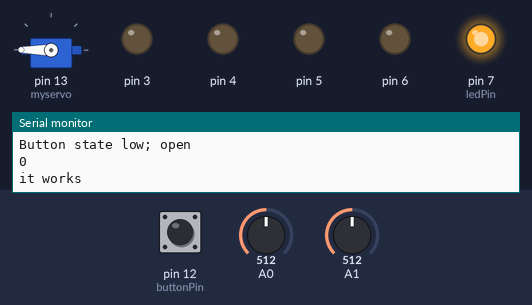
This sketch was run on a simulated Arduino Uno, built with avr-gcc and run on an emulated ATmega328P. On the bench: servo, output pins drawn as LEDs (lit = HIGH), the last lines printed to the serial monitor. Dashed ring = blinking. The inputs (shaded band) are chosen by the test bench; at power-on: pin 12 (buttonPin) HIGH, A0 = 512, A1 = 512. Random numbers use the default seed unless the sketch sets one.

Above: at 1.2 s.
1.3 s: pin 12 (buttonPin) pulled LOW for 0.85 s
At 2.04 s:
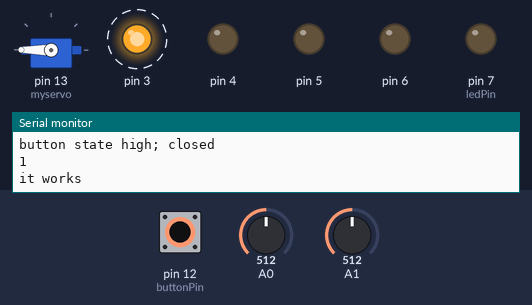
At 3.27 s:
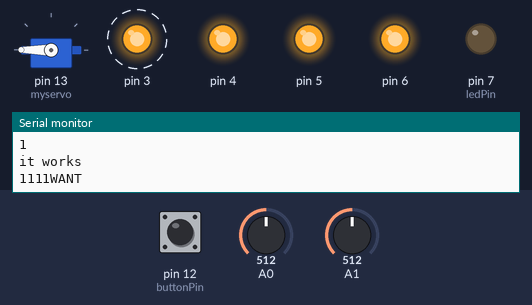
4.7 s: pin 12 (buttonPin) pulled LOW for 3.2 s
At 7.5 s:
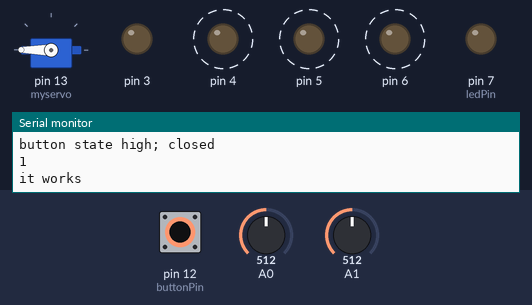
Timing chart, 0 to 11.0 s (numbered marks = the images above; inputs shaded):
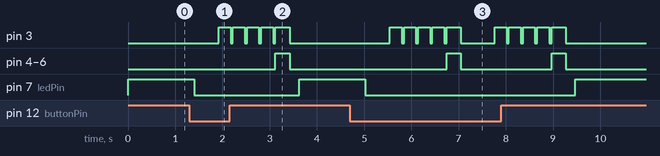

The sketch:

LightsJoyStick.ino
```cpp
#include <Servo.h>

Servo myservo;  // create servo object to control a servo
                // a maximum of eight servo objects can be created

int got[4];
int pos = 0;
int want[4];
int unlock = false;
boolean closed = false; // true = closed door; false = open door;
const int buttonPin = 12;     // the number of the pushbutton pin
const int ledPin =  7;      // the number of the LED pin
int buttonState = 0;


void setup() {
  // put your setup code here, to run once:
  // initialize the LED pin as an output:
  pinMode(ledPin, OUTPUT);
  // initialize the pushbutton pin as an input:
  pinMode(buttonPin, INPUT);

  Serial.begin(9600);
  pinMode(3, OUTPUT);
  pinMode(4, OUTPUT);
  pinMode(5, OUTPUT);
  pinMode(6, OUTPUT);

  randomSeed(analogRead(0));
  want[0] = random(1, 5);
  randomSeed(analogRead(0));
  want[1] = random(1, 5);
  randomSeed(analogRead(0));
  want[2] = random(1, 5);
  randomSeed(analogRead(0));
  want[3] = random(1, 5);

  myservo.attach(13);  // attaches the servo on pin 9 to the servo object
}


void loop() {

  buttonState = digitalRead(buttonPin);
  // check if the pushbutton is pressed. pressed = high
  // if it is, the buttonState is HIGH:
  if (buttonState == LOW) { // pressed ; closed
    // turn LED off:
    digitalWrite(ledPin, LOW);
    closed = true;
  Serial.println("button state high; closed");
  unlock = false;
    if (unlock == true) {
  //for(pos = 0; pos < 180; pos += 180)  // goes from 0 degrees to 180 degrees
                                 // in steps of 1 degree
    myservo.write(0);              // tell servo to go to position in variable 'pos'
    delay(200);                       // waits 15ms for the servo to reach the position
  }
    else if(unlock == false) {
    // for(pos = 180; pos>=1; pos-=180)     // goes from 180 degrees to 0 degrees

    myservo.write(180);              // tell servo to go to position in variable 'pos'
    delay(20);                       // waits 15ms for the servo to reach the position

  }
  }

   else { // not pressed ; open
    // turn LED on:
    digitalWrite(ledPin, HIGH);
    closed = false;
    Serial.println("Button state low; open");
    unlock = true;
      if (unlock == true) {
    myservo.write(180);              // tell servo to go to position in variable 'pos'
    delay(200);                       // waits 15ms for the servo to reach the position
  }
    else if(unlock == false) {
    // for(pos = 180; pos>=1; pos-=180)     // goes from 180 degrees to 0 degrees

    myservo.write(0);              // tell servo to go to position in variable 'pos'
    delay(200);                       // waits 15ms for the servo to reach the position

  }
  }


  Serial.println(closed);
  Serial.println("it works");
  delay(500);
  while (closed == true) {
    for (int i = 0; i < 4; i++) {
      if (want[i] == 1) {
        digitalWrite(3, HIGH);
        delay(250);
        digitalWrite(3, LOW);
        delay(50);
      }
      else if (want[i] == 2) {
        digitalWrite(6, HIGH);
        delay(250);
        digitalWrite(6, LOW);
        delay(50);
      }
      else if (want[i] == 3) {
        digitalWrite(5, HIGH);
        delay(250);
        digitalWrite(5, LOW);
        delay(50);
      }
      else { //want[i]==4
        digitalWrite(4, HIGH);
        delay(250);
        digitalWrite(4, LOW);
        delay(50);
      }
    }
    for (int i = 0; i < 4; i++) {
      Serial.print(want[i]);

    }
    Serial.println("WANT");

    digitalWrite(3, HIGH);
    digitalWrite(4, HIGH);
    digitalWrite(5, HIGH);
    digitalWrite(6, HIGH);
    delay(300);
    digitalWrite(3, LOW);
    digitalWrite(4, LOW);
    digitalWrite(5, LOW);
    digitalWrite(6, LOW);

    // put your main code here, to run repeatedly:
    //joystick coordinate
    int sensorValue1 = analogRead(A0);
    int sensorValue2 = analogRead(A1);
    delay(200);
    //checking joystick - up down left right, priority on up down- add value into got[]
    if (sensorValue1 < 500 && sensorValue1 > 400) {
      /*digitalWrite(5, HIGH);
      delay(100);
      digitalWrite(5, LOW); */

      got[pos] = 3;
      pos++;
    }
    else if (sensorValue1 < 200) {
      /*digitalWrite(3, HIGH);
      delay(100);
      digitalWrite(3, LOW); */

      got[pos] = 1;
      pos++;
    }
    else if (sensorValue2 < 500 && sensorValue2 > 400) {
      /*digitalWrite(6, HIGH);
      delay(100);
      digitalWrite(6, LOW); */

      got[pos] = 2;
      pos++;
    }
    else if (sensorValue2 < 200) {
      /*digitalWrite(4, HIGH);
      delay(100);
      digitalWrite(4, LOW); */

      got[pos] = 4;
      pos++;
    }


    for (int i = 0; i < 4; i++) {
      Serial.print(got[i]);
    }
    Serial.println("**");
    if (got[0] == want[0] && got[1] == want[1] && got[2] == want[2] && got[3] == want[3]) {
      unlock = true;
      if (unlock == true) {
      //for(pos = 0; pos < 180; pos += 180)  // goes from 0 degrees to 180 degrees
                                     // in steps of 1 degree
        myservo.write(0);              // tell servo to go to position in variable 'pos'
        delay(200);                       // waits 15ms for the servo to reach the position
      }
        else if(unlock == false) {
        // for(pos = 180; pos>=1; pos-=180)     // goes from 180 degrees to 0 degrees

        myservo.write(180);              // tell servo to go to position in variable 'pos'
        delay(20);                       // waits 15ms for the servo to reach the position

      }
      delay(12000);
      //****
      Serial.println(unlock);
    }
    Serial.println(unlock);
    if (pos == 4) {
      pos = 0;
      got[0] = 0;
      got[1] = 0;
      got[2] = 0;
      got[3] = 0;
      //delay(500);
      if (unlock == false) {
        digitalWrite(3, HIGH);
        digitalWrite(4, HIGH);
        digitalWrite(5, HIGH);
        digitalWrite(6, HIGH);
        delay(100);
        digitalWrite(3, LOW);
        digitalWrite(4, LOW);
        digitalWrite(5, LOW);
        digitalWrite(6, LOW);
        delay(100);
      }
      digitalWrite(3, HIGH);
      digitalWrite(4, HIGH);
      digitalWrite(5, HIGH);
      digitalWrite(6, HIGH);
      delay(100);
      digitalWrite(3, LOW);
      digitalWrite(4, LOW);
      digitalWrite(5, LOW);
      digitalWrite(6, LOW);
      delay(100);

      unlock = false;

    }

    if(buttonState==LOW){
      closed=false;
    }


  }


}
```

Measured:
- after the input at 1.3 s, pin 3: alternates HIGH for 0.25 s and LOW for 0.05 s, 10 changes in all, then stays LOW, starting after 0.62 s; pin 4–6: LOW → HIGH after 1.8 s, → LOW 0.30 s later; pin 7 (ledPin): HIGH → LOW after 0.10 s, → HIGH 2.2 s later
- after the input at 4.7 s, pin 3: goes 4 × (HIGH 0.25 s, LOW 0.05 s), HIGH 0.30 s, LOW 0.72 s, 4 × (HIGH 0.25 s, LOW 0.05 s), HIGH 0.30 s, then LOW, starting after 0.84 s; pin 4–6: alternates HIGH for 0.30 s and LOW for 1.9 s, 4 changes in all, then stays LOW, starting after 2.0 s; pin 7 (ledPin): HIGH → LOW after 0.32 s, → HIGH 4.4 s later
